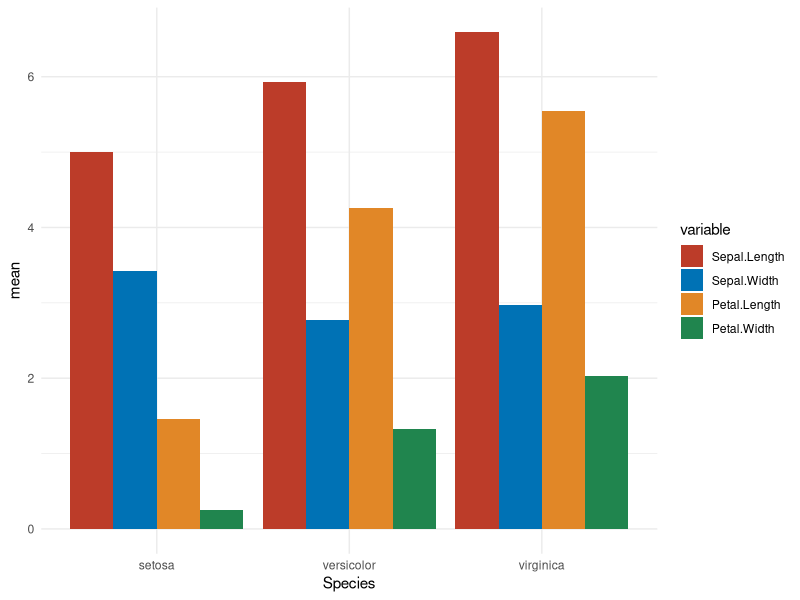
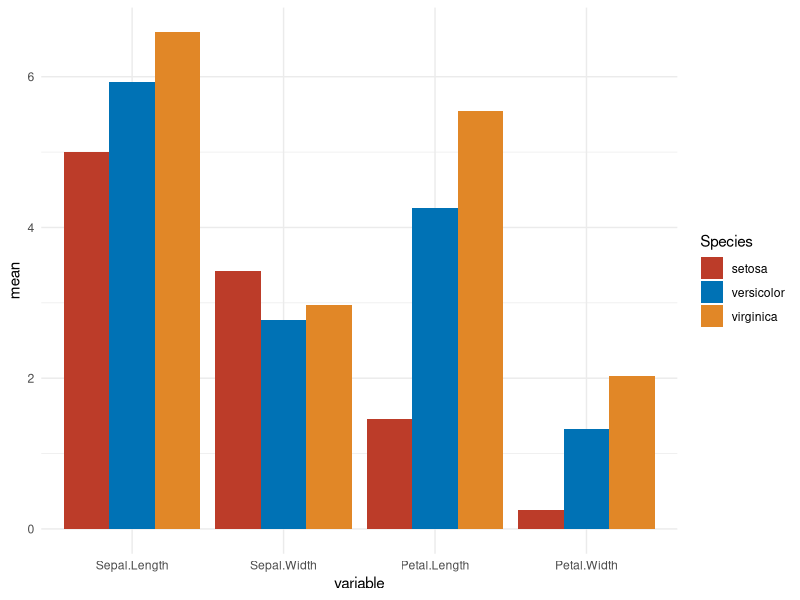

R code for these plots, in order:
library(tidyverse)
library(ggsci)
library(cowplot)
library(reshape2)

## HW: Summary statistic for the four 
data(iris)
iris_melt_collapse <- iris %>% melt() %>% 
  group_by (Species, variable) %>% summarise(mean= mean(value), sd= sd(value))

head(iris_melt_collapse)

ggplot(data = iris_melt_collapse, aes(x = Species, y = mean, fill = variable))+
  geom_bar(stat = "identity", position ="dodge")+
  scale_fill_nejm()+
  theme_minimal()

ggplot(data = iris_melt_collapse, aes(x = variable, y = mean, fill = Species))+
  geom_bar(stat = "identity", position ="dodge")+
  scale_fill_nejm()+
  theme_minimal()